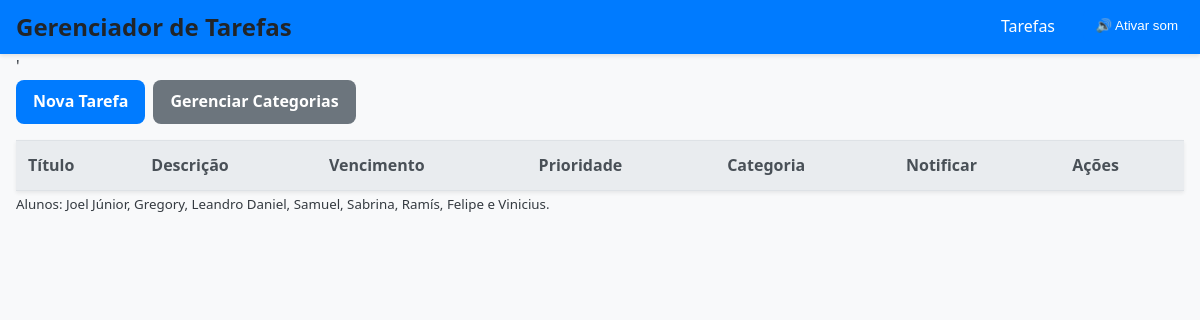
Before: / with the older database file.
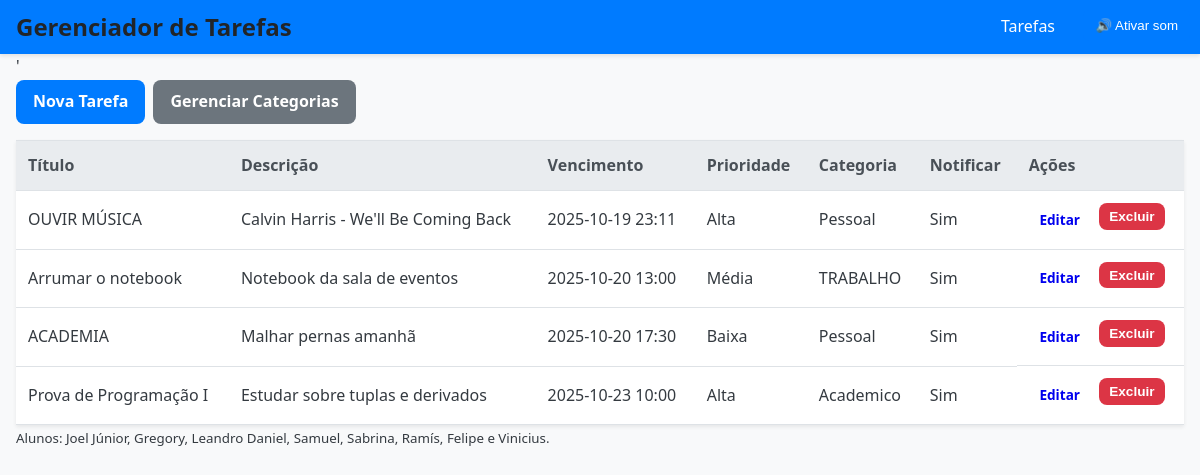
After: the same page with the newer database file.
### tables this page shows
CREATE TABLE tasks(
        id INTEGER PRIMARY KEY AUTOINCREMENT,
        title TEXT NOT NULL,
        description TEXT,
        due TEXT, -- ISO datetime string or NULL
        priority TEXT CHECK(priority IN ('Baixa','Média','Alta')) DEFAULT 'Baixa',
        category_id INTEGER,
        notify INTEGER DEFAULT 1,
        notified INTEGER DEFAULT 0,
        FOREIGN KEY(category_id) REFERENCES categories(id)
    );

CREATE TABLE categories(
        id INTEGER PRIMARY KEY AUTOINCREMENT,
        title TEXT UNIQUE NOT NULL,
        description TEXT
    );

### app.py (the view)
@app.route('/')
def index():
    rows = trabalho.get_tasks(None)
    tasks = []
    for r in rows:
        t = row_to_dict(r)
        t['due_show'] = trabalho.format_due_iso(t['due'])
        tasks.append(t)
    return render_template('index.html', tasks=tasks)

### app.py (called while the page is built)
def row_to_dict(row):
    try:
        return dict(row)
    except Exception:
        return {
            'id': row[0], 'title': row[1], 'description': row[2], 'due': row[3],
            'priority': row[4], 'category': row[5] if len(row) > 5 else None,
            'notify': bool(row[6]) if len(row) > 6 else False
        }

### trabalho.py (called while the page is built)
def db_execute(query, params=(), fetch=False, many=False):
    conn = sqlite3.connect(DB)
    c = conn.cursor()
    if many:
        c.executemany(query, params)
    else:
        c.execute(query, params)
    if fetch:
        rows = c.fetchall()
        conn.close()
        return rows
    conn.commit()
    conn.close()

def get_tasks(category_id=None):
    if category_id is None:
        return db_execute("""SELECT t.id,t.title,t.description,t.due,t.priority,c.title, t.notify, t.notified
                             FROM tasks t LEFT JOIN categories c ON t.category_id = c.id
                             ORDER BY t.due IS NULL, t.due""", fetch=True)
    else:
        return db_execute("""SELECT t.id,t.title,t.description,t.due,t.priority,c.title, t.notify, t.notified
                             FROM tasks t LEFT JOIN categories c ON t.category_id = c.id
                             WHERE t.category_id = ?
                             ORDER BY t.due IS NULL, t.due""", (category_id,), fetch=True)

def format_due_iso(s):
    if not s:
        return "Sem data"
    try:
        dt = datetime.fromisoformat(s)
        return dt.strftime("%Y-%m-%d %H:%M")
    except Exception:
        return s

### templates/index.html
{% extends "base.html" %}
{% block content %}
<div><a>'</a></div>
<div class="toolbar">
  <a class="btn primary" href="{{ url_for('new_task') }}">Nova Tarefa</a>
  <a class="btn secondary" href="{{ url_for('categories') }}">Gerenciar Categorias</a>
</div>
<div class="tasks-container">
  <table class="tasks responsive-table">
    <thead>
      <tr>
        <th>Título</th>
        <th>Descrição</th>
        <th class="col-due">Vencimento</th>
        <th class="col-priority">Prioridade</th>
        <th class="col-category">Categoria</th>
        <th class="col-notify">Notificar</th>
        <th>Ações</th>
      </tr>
    </thead>
    <tbody>
      {% for t in tasks %}
      <tr class="task-row">
        <td data-label="Título:">{{ t.title }}</td>
        <td data-label="Descrição:">{{ t.description[:100] if t.description else '' }}</td>
        <td data-label="Vencimento:" class="col-due">{{ t.due_show }}</td>
        <td data-label="Prioridade:" class="col-priority">{{ t.priority }}</td>
        <td data-label="Categoria:" class="col-category">{{ t.category or 'Sem categoria' }}</td>
        <td data-label="Notificar:" class="col-notify">{{ 'Sim' if t.notify else 'Não' }}</td>
        <td class="actions">
          <a class="btn small" href="{{ url_for('edit_task', task_id=t.id) }}">Editar</a>
          <form action="{{ url_for('delete_task', task_id=t.id) }}" method="post" style="display:inline">
            <button class="btn small danger" type="submit">Excluir</button>
          </form>
        </td>
      </tr>
      {% endfor %}
    </tbody>
  </table>
</div>
{% endblock %}

### templates/base.html (shortened to what this page needs)
<!doctype html>
<html lang="pt-br">
<head>
  <link rel="stylesheet" href="{{ url_for('static', filename='style.css') }}">
</head>
<body>
<button id="enable-sound" class="btn-enable-sound">🔊 Ativar som</button>
  <header class="topbar">
    <div class="container">
      <h1>Gerenciador de Tarefas</h1>
      <nav class="nav">
        <a href="{{ url_for('index') }}">Tarefas</a>
        <a href="{{ url_for('categories') }}">Categorias</a>
      </nav>
    </div>
  </header>
  <main class="container">
    {% block content %}{% endblock %}
  </main>
  <footer class="container footer">
    <small>Alunos: Joel Júnior, Gregory, Leandro Daniel, Samuel, Sabrina, Ramís, Felipe e Vinicius.</small>
  </footer>
</body>
</html>

### static/style.css (style rules this page uses)
:root { --color-primary: #007bff; --color-primary-dark: #0056b3; --color-secondary: #6c757d; --color-success: #28a745; --color-danger: #dc3545; --color-warning: #ffc107; --background-color: #f8f9fa; --color-text: #343a40; --border-radius: 0.5rem; --spacing: 1rem; }
*, *::before, *::after { box-sizing: border-box; margin: 0; padding: 0; }
body { font-family: 'Segoe UI', Tahoma, Geneva, Verdana, sans-serif; background-color: #f8f9fa; color: var(--color-text); line-height: 1.6; }
h1, h2, h3 { margin-bottom: var(--spacing); color: #212529; }
.container { width: 100%; max-width: 1200px; margin-left: auto; margin-right: auto; padding: 0 var(--spacing); }
.topbar { background-color: var(--color-primary); color: white; padding: 0.5rem 0; box-shadow: 0 2px 4px rgba(0,0,0,0.1); }
.topbar .container { display: flex; justify-content: space-between; align-items: center; }
.topbar h1 { margin: 0; font-size: 1.5rem; }
.nav a { color: white; text-decoration: none; padding: 0.5rem 0.75rem; margin-left: 0.5rem; border-radius: var(--border-radius); transition: background-color 0.3s; }
.btn { display: inline-block; padding: 0.5rem 1rem; font-size: 1rem; font-weight: 600; text-align: center; cursor: pointer; border: 1px solid transparent; border-radius: var(--border-radius); text-decoration: none; transition: all 0.2s; }
.btn.small { padding: 0.3rem 0.6rem; font-size: 0.85rem; }
.btn.primary { background-color: var(--color-primary); color: white; }
.btn.secondary { background-color: var(--color-secondary); color: white; }
.btn.danger { background-color: var(--color-danger); color: white; }
.toolbar { display: flex; flex-wrap: wrap; gap: 0.5rem; margin-bottom: var(--spacing); }
.tasks { width: 100%; border-collapse: collapse; margin-top: var(--spacing); box-shadow: 0 0.125rem 0.25rem rgba(0,0,0,0.075); background-color: white; }
.tasks th, .tasks td { padding: 0.75rem; text-align: left; border-bottom: 1px solid #dee2e6; }
.tasks thead th { background-color: #e9ecef; font-weight: 700; color: #495057; border-top: 1px solid #dee2e6; }
.tasks .actions { display: flex; gap: 0.5rem; white-space: nowrap; }
.btn-enable-sound { position: fixed; top: 10px; right: 10px; background-color: #007bff; color: white; border: none; padding: 8px 12px; border-radius: 6px; cursor: pointer; z-index: 1000; }

Changed rows visible on the page:
added tasks: title "OUVIR MÚSICA", description "Calvin Harris - We'll Be Coming Back", due_show "2025-10-19 23:11", priority "Alta", title "Pessoal", notify "Sim"
added tasks: title "Arrumar o notebook", description "Notebook da sala de eventos", due_show "2025-10-20 13:00", priority "Média", title "TRABALHO", notify "Sim"
added tasks: title "ACADEMIA", description "Malhar pernas amanhã", due_show "2025-10-20 17:30", priority "Baixa", title "Pessoal", notify "Sim"
added tasks: title "Prova de Programação I", description "Estudar sobre tuplas e derivados", due_show "2025-10-23 10:00", priority "Alta", title "Academico", notify "Sim"
